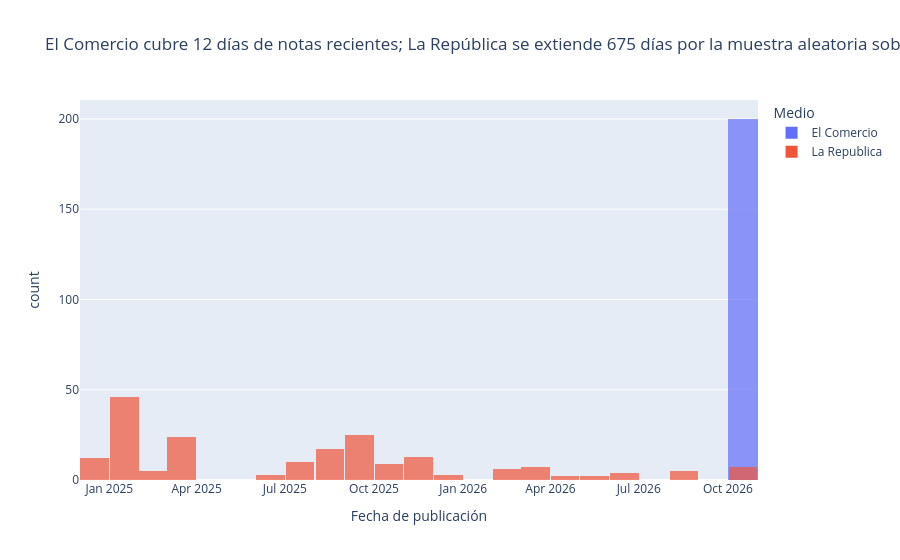

Notebook code cell kept with this figure:
### Code cell
rango = final.groupby("medio")["fecha_dt"].agg(["min", "max"])
dias = (rango["max"] - rango["min"]).dt.days
fig2 = px.histogram(final, x="fecha_dt", color="medio", nbins=40, barmode="overlay", opacity=0.7,
                    title=(f"El Comercio cubre {dias['El Comercio']} días de notas recientes; La República se extiende "
                           f"{dias['La Republica']} días por la muestra aleatoria sobre copias históricas del RSS"),
                    labels={"fecha_dt": "Fecha de publicación", "count": "N.º de noticias", "medio": "Medio"})
fig2.show()
rango.assign(dias=dias)

### Figure 1 — Plotly figure (JSON) as saved in the notebook; plotly's stock layout.template omitted (floating-point values rounded to 4 significant figures; data arrays with more than 128 entries replaced by an {"elided": "..."} marker saying what was removed)
{"data": [{"bingroup": "x", "hovertemplate": "Medio=El Comercio<br>Fecha de publicación=%{x}<br>count=%{y}<extra></extra>", "legendgroup": "El Comercio", "marker": {"color": "#636efa", "opacity": 0.7, "pattern": {"shape": ""}}, "name": "El Comercio", "nbinsx": 40, "orientation": "v", "showlegend": true, "type": "histogram", "x": {"elided": "200 str values"}, "xaxis": "x", "yaxis": "y"}, {"bingroup": "x", "hovertemplate": "Medio=La Republica<br>Fecha de publicación=%{x}<br>count=%{y}<extra></extra>", "legendgroup": "La Republica", "marker": {"color": "#EF553B", "opacity": 0.7, "pattern": {"shape": ""}}, "name": "La Republica", "nbinsx": 40, "orientation": "v", "showlegend": true, "type": "histogram", "x": {"elided": "200 str values"}, "xaxis": "x", "yaxis": "y"}], "layout": {"barmode": "overlay", "legend": {"title": {"text": "Medio"}, "tracegroupgap": 0}, "title": {"text": "El Comercio cubre 12 días de notas recientes; La República se extiende 675 días por la muestra aleatoria sobre copias históricas del RSS"}, "xaxis": {"anchor": "y", "domain": [0.0, 1.0], "title": {"text": "Fecha de publicación"}}, "yaxis": {"anchor": "x", "domain": [0.0, 1.0], "title": {"text": "count"}}}}
